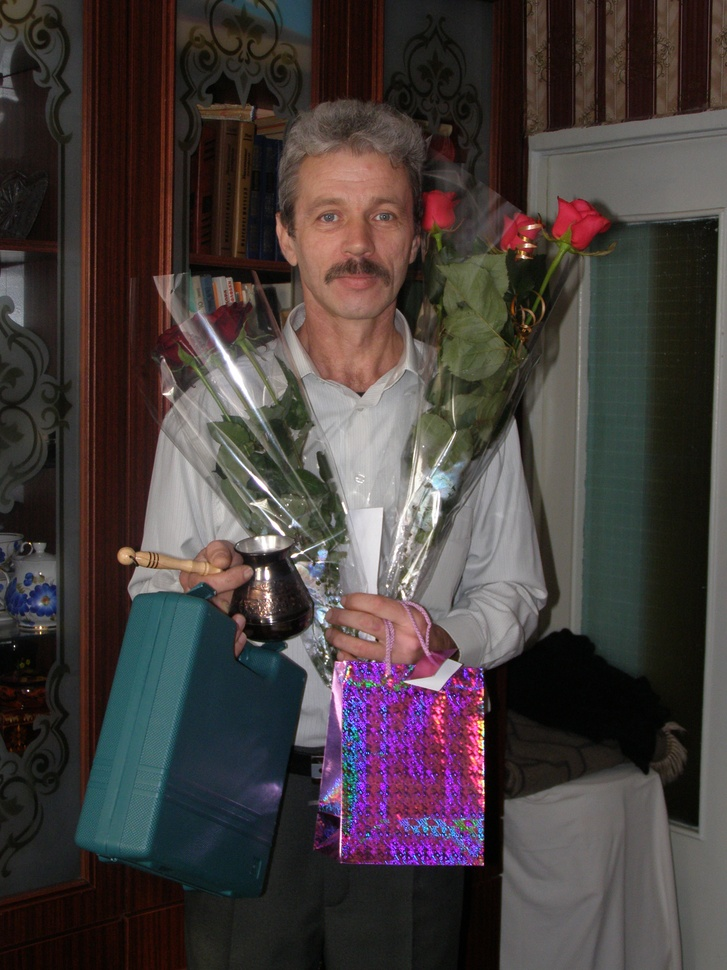
#> input picture Coursera/Создание Web-сервисов на Python/Week3/123.jpg, 727 x 970 px, shrunk from 2304 x 3072 before the run
$ python w.py
#> lines starting #> are read from the running program, lines starting #| are printed output that depends on the picture; after the words box and inside, x2 and y2 are one past the last pixel; in counts of white or black regions, pixels touching at a corner belong together
import numpy as np
import imageio
import cv2
import scipy.ndimage
import numpy

img = "1231.jpg"
img = "123.jpg"
qwe = cv2.imread(img)
#> qwe is the input picture: shape (970, 727, 3); mean B, G, R 60.6, 61.2, 69.7
wwwww=1

def grayscale(rgb):
    return np.dot(rgb[...,:3], [0.299, 0.578, 0.114])


def dodge(front, back):
    result = front*255/(254-back)
    result[result>255]=255
    result[back==255]=255
    return result.astype('uint8')


s = imageio.imread(img)
g = grayscale(s)
i = 245-g
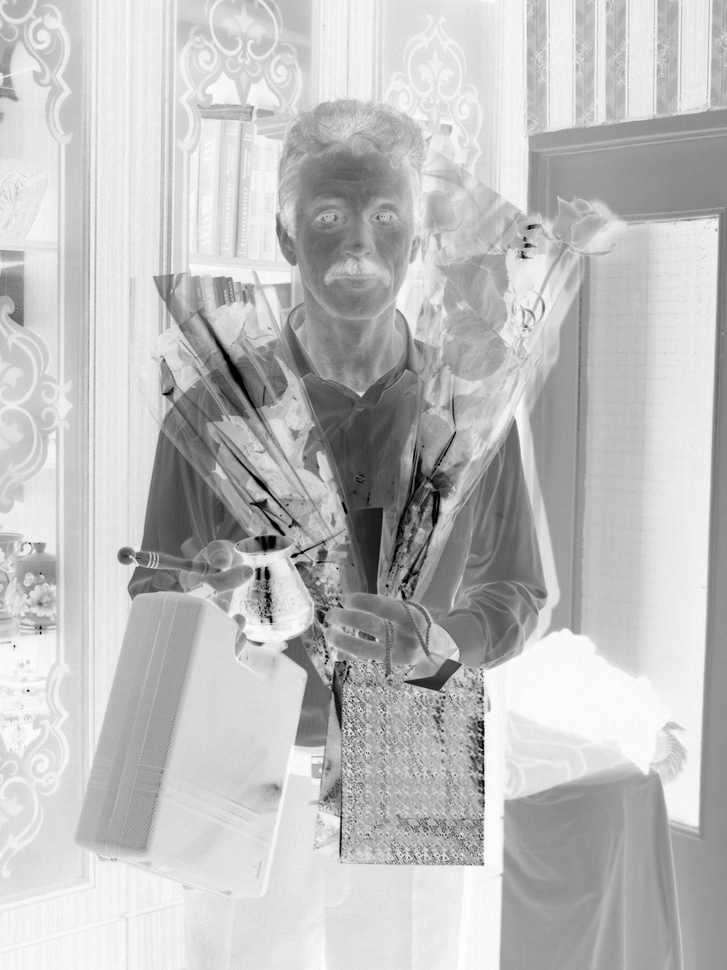
#> i: shape (970, 727) float64; min -7.7, max 245, mean 181.9; drawn with min black and max white

b = scipy.ndimage.filters.gaussian_filter(i, sigma=10)
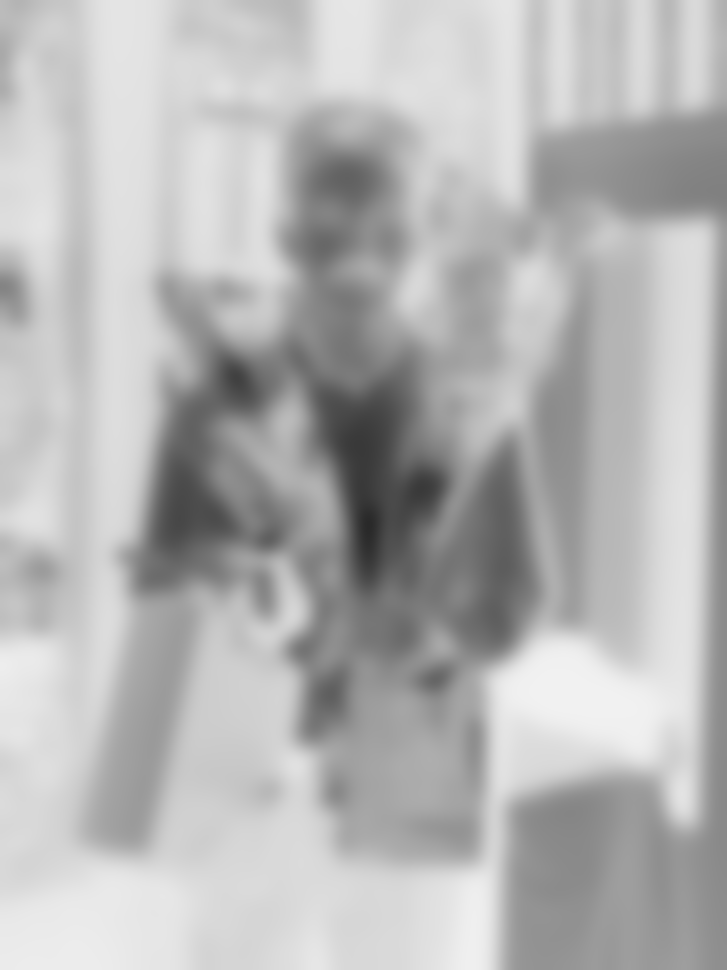
#> b: shape (970, 727) float64; min 41.41, max 241.7, mean 181.9
r = dodge(b, g)
#> in dodge, `result = front*255/(254-back)`:
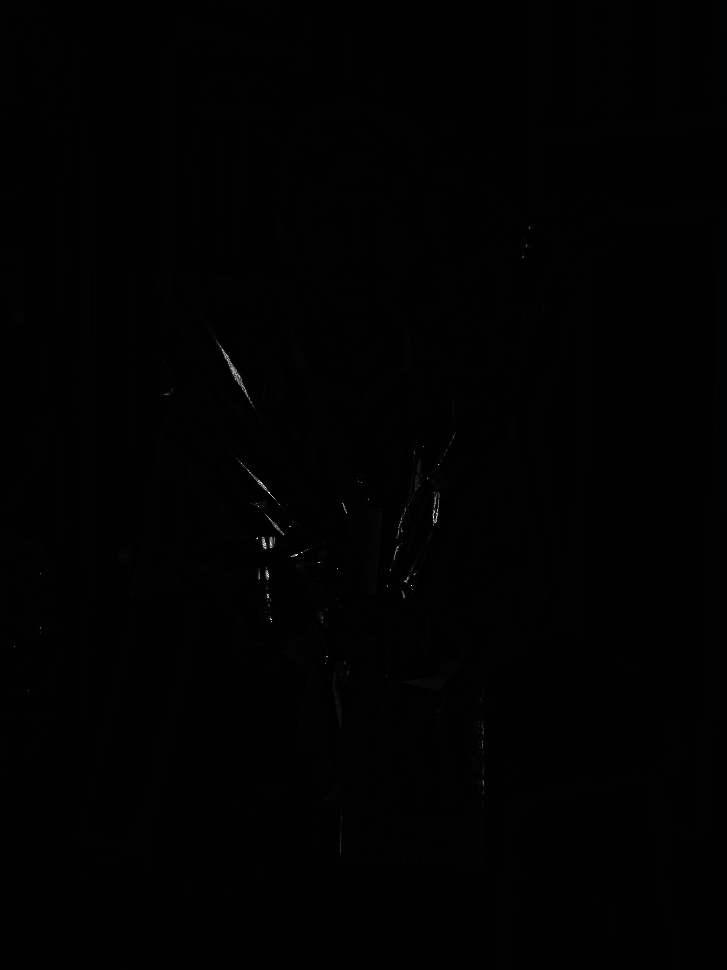
#> result: shape (970, 727) float64; min 95.04, max 20875.1, mean 258.1; drawn with min black and max white
#> in dodge, `result[result>255]=255`:
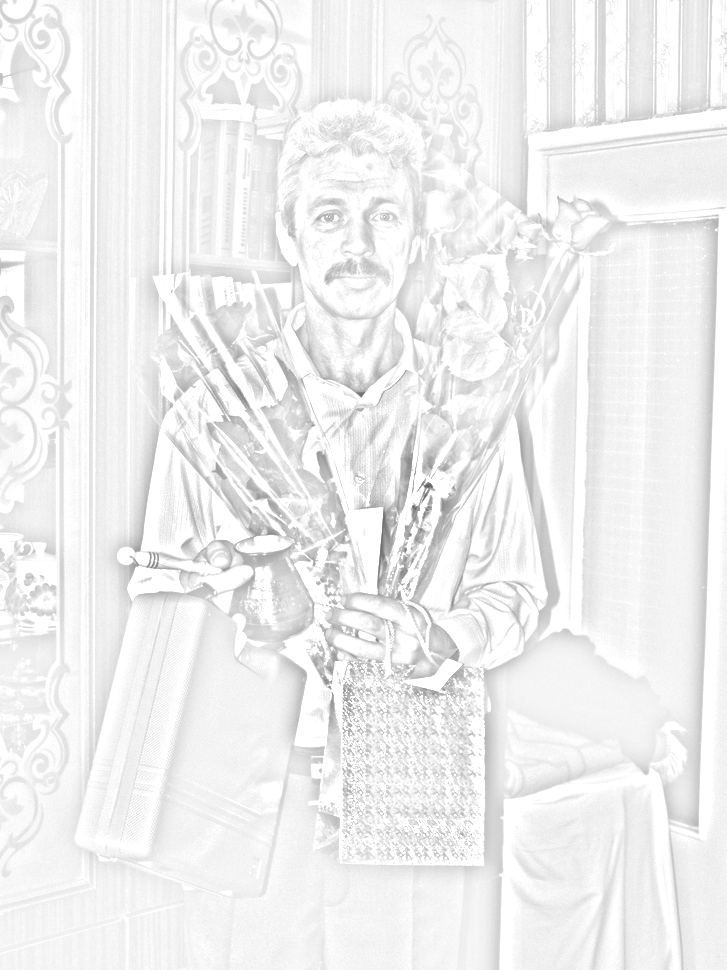
#> result: shape (970, 727) float64; min 95.04, max 255, mean 239.7


np.save("JPEG", r)
import numpy as np
from PIL import Image

# im = np.array(Image.open('kolala.jpeg').convert('L')) #you can pass multiple arguments in single line
# print(type(im))

gr_im= Image.fromarray(r).save('1231-2.png')


img = s


def edge_mask(img, line_size, blur_value):
#> called with line_size = 9, blur_value = 5
    gray = cv2.cvtColor(img, cv2.COLOR_BGR2GRAY)
    gray_blur = cv2.medianBlur(gray, blur_value)
    edges = cv2.adaptiveThreshold(gray_blur, 255, cv2.ADAPTIVE_THRESH_MEAN_C, cv2.THRESH_BINARY, line_size, blur_value)
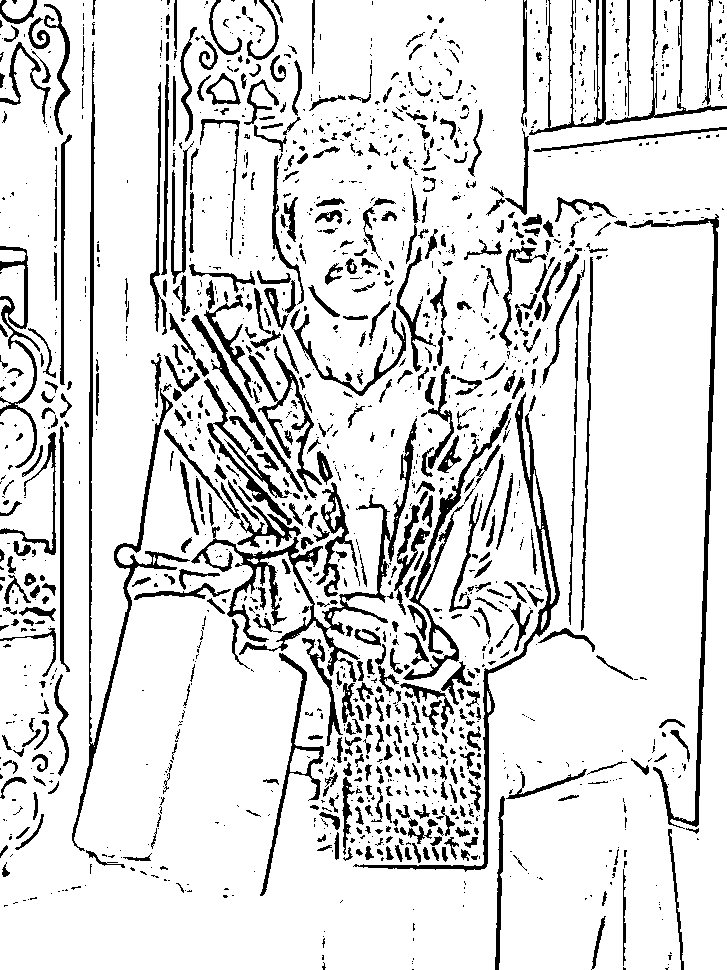
#> edges: shape (970, 727); 86.4% white; 1575 black regions (1014 under 20 px), largest, box (x1, y1, x2, y2) and area: (191, 418, 417, 682) 5298, (72, 47, 190, 851) 4450, (353, 392, 560, 872) 3550
    return edges


line_size = 9
blur_value = 5

edges = edge_mask(img, line_size, blur_value)
a=1
gr_im2= Image.fromarray(edges).save('1231-3.png')


def color_quantization(img, k):
# Преобразуем изображение
#> called with k = 15
    data = np.float32(img).reshape((-1, 3))

# Задаем критерии
    criteria = (cv2.TERM_CRITERIA_EPS + cv2.TERM_CRITERIA_MAX_ITER, 20, 0.001)

# Внедряем метод k-средних
    ret, label, center = cv2.kmeans(data, k, None, criteria, 10, cv2.KMEANS_RANDOM_CENTERS)
#> ret = 234451633.8; center = 15 rows, first 8: [79.58, 58.24, 46.41], [35.17, 27.01, 22.94], [118.3, 43.4, 148.4], [113, 110, 107.4], [53.4, 96.33, 103.9], [147.8, 144.3, 145.1], [134.4, 43.46, 78.37], [19.54, 12.3, 8.75]
    center = np.uint8(center)
#> center = 15 rows, first 8: [79, 58, 46], [35, 27, 22], [118, 43, 148], [113, 109, 107], [53, 96, 103], [147, 144, 145], [134, 43, 78], [19, 12, 8]
    result = center[label.flatten()]
    result = result.reshape(img.shape)
#> result: shape (970, 727, 3)
    return result


total_color = 15
img = color_quantization(img, total_color)

gr_im2= Image.fromarray(img).save('1231-4.png')


blurred = cv2.bilateralFilter(img, d=7, sigmaColor=200,sigmaSpace=200)
cartoon = cv2.bitwise_and(blurred, blurred, mask=edges)
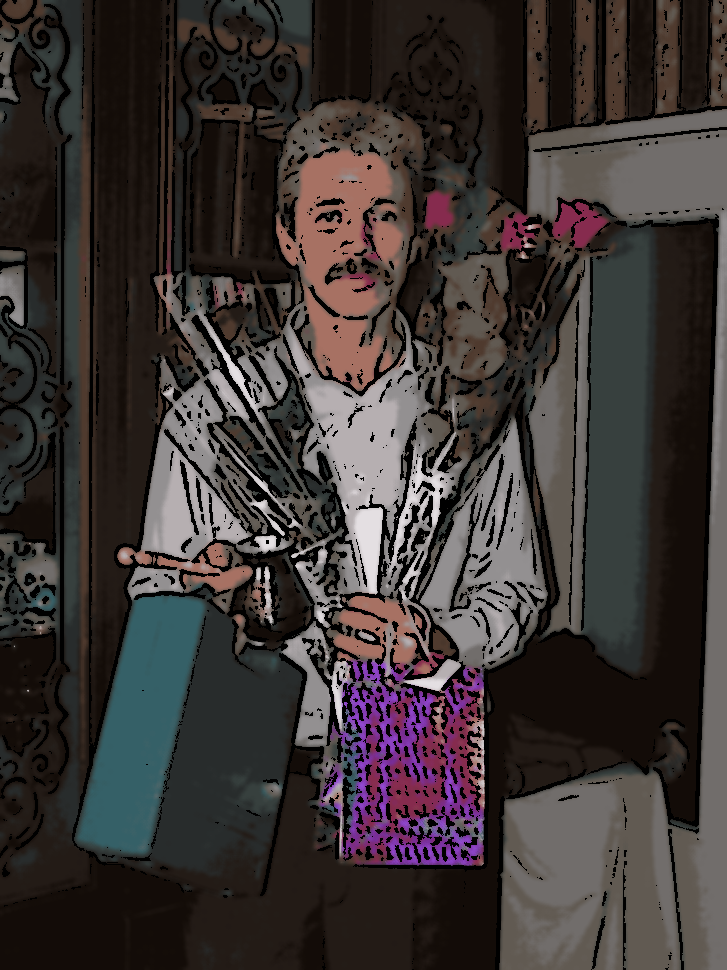
#> cartoon: shape (970, 727, 3); mean R, G, B 59.6, 52.9, 51.8
gr_im2= Image.fromarray(blurred).save('1231-5.png')
gr_im2= Image.fromarray(cartoon).save('1231-6.png')
